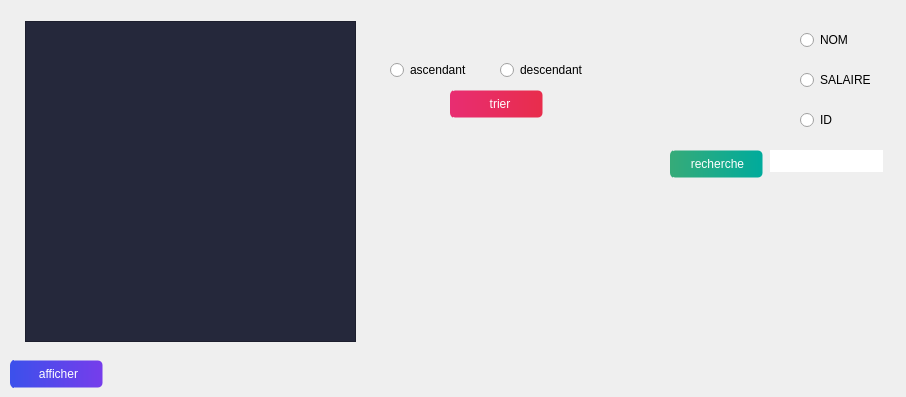
        <widget class="QWidget" name="tab_14">
         <attribute name="title">
          <string>afficher</string>
         </attribute>
         <widget class="QPushButton" name="bouton_afficher_emp">
          <property name="geometry">
           <rect>
            <x>10</x>
            <y>360</y>
            <width>93</width>
            <height>28</height>
           </rect>
          </property>
          <property name="styleSheet">
           <string notr="true">QPushButton {
background-image: url(C:/Users/HP/Documents/Health-application/icons/16x16/cil-folder-open.png);
	background-position: left center;



    background-repeat: no-repeat;

	border: 1px solid transparent;
color:rgb(255, 255, 255);

border-radius:5px;
	border-left:5px solid rgba(61, 80, 235, 255);



	background-color:#3d50eb;
	background-color: qlineargradient(spread:pad, x1:0, y1:0, x2:1, y2:0, stop:0 rgba(61, 80, 235, 255), stop:1 rgba(118, 61, 235, 255));

}
QPushButton:hover {
color:rgb(255, 255, 255);
		background-color: rgba(61, 80, 235, 255);
}
QPushButton:pressed {	
	border: 2px solid rgb(55, 74, 214) ;
}</string>
          </property>
          <property name="text">
           <string>afficher</string>
          </property>
         </widget>
         <widget class="QTableView" name="tableView_afficher_emp">
          <property name="geometry">
           <rect>
            <x>25</x>
            <y>21</y>
            <width>331</width>
            <height>321</height>
           </rect>
          </property>
          <property name="styleSheet">
           <string notr="true">background-color:#25283b;
</string>
          </property>
         </widget>
         <widget class="QPushButton" name="pushButton_trier">
          <property name="geometry">
           <rect>
            <x>450</x>
            <y>90</y>
            <width>93</width>
            <height>28</height>
           </rect>
          </property>
          <property name="styleSheet">
           <string notr="true">QPushButton {	
border:none;
	background-image: url(C:/Users/HP/Documents/Health-application/icons/16x16/cil-x.png);
	background-position: left center;
padding-left:5px;
    background-repeat: no-repeat;
background-color:rgb(232, 45, 76);
	border-radius: 5px;
border:1px solid transparent;
color:rgb(255, 255, 255);
	text-align: center;
border-left:3px solid rgba(232, 45, 113, 255);
	background-color: qlineargradient(spread:pad, x1:0, y1:0, x2:1, y2:0, stop:0 rgba(232, 45, 113, 255), stop:1 rgba(232, 45, 76, 255));
	
}
QPushButton:hover {
	background-color: rgba(232, 45, 76, 255);

}
QPushButton:pressed {
border:2px solid rgb(179, 34, 58);


}</string>
          </property>
          <property name="text">
           <string>trier</string>
          </property>
         </widget>
         <widget class="QRadioButton" name="rb_desc_historique">
          <property name="geometry">
           <rect>
            <x>500</x>
            <y>60</y>
            <width>97</width>
            <height>20</height>
           </rect>
          </property>
          <property name="text">
           <string>descendant</string>
          </property>
         </widget>
         <widget class="QRadioButton" name="rb_asc_historique">
          <property name="geometry">
           <rect>
            <x>390</x>
            <y>60</y>
            <width>97</width>
            <height>20</height>
           </rect>
          </property>
          <property name="text">
           <string>ascendant</string>
          </property>
         </widget>
         <widget class="QLineEdit" name="recherche_critere">
          <property name="geometry">
           <rect>
            <x>770</x>
            <y>150</y>
            <width>113</width>
            <height>22</height>
           </rect>
          </property>
          <property name="styleSheet">
           <string notr="true">border-width: 2px;
border-style: solid;
border-color: white;
color: white;</string>
          </property>
         </widget>
         <widget class="QPushButton" name="L_search">
          <property name="geometry">
           <rect>
            <x>670</x>
            <y>150</y>
            <width>93</width>
            <height>28</height>
           </rect>
          </property>
          <property name="styleSheet">
           <string notr="true">QPushButton {	
border:none;
background-color:#0dab9c;
	background-image: url(C:/Users/HP/Documents/Health-application/icons/16x16/cil-description.png);
	background-position: left center;

    background-repeat: no-repeat;
border:1px solid transparent;
border-radius:5px;
	border-left:3px solid rgba(53, 171, 121, 255);

color:rgb(255, 255, 255);
	text-align: center;

	background-color: qlineargradient(spread:pad, x1:0, y1:0, x2:1, y2:0, stop:0 rgba(53, 171, 121, 255), stop:1 rgba(0, 171, 156, 255));
	
}
QPushButton:hover {
	background-color:rgba(53, 171, 121, 255);
	
}
QPushButton:pressed {
border:2px solid rgb(0, 132, 119);


}</string>
          </property>
          <property name="text">
           <string>recherche</string>
          </property>
         </widget>
         <widget class="QRadioButton" name="radioButton_ID">
          <property name="geometry">
           <rect>
            <x>800</x>
            <y>110</y>
            <width>97</width>
            <height>20</height>
           </rect>
          </property>
          <property name="text">
           <string>ID</string>
          </property>
         </widget>
         <widget class="QRadioButton" name="radioButton_salaire">
          <property name="geometry">
           <rect>
            <x>800</x>
            <y>70</y>
            <width>97</width>
            <height>20</height>
           </rect>
          </property>
          <property name="text">
           <string>SALAIRE</string>
          </property>
         </widget>
         <widget class="QRadioButton" name="radioButton_nom">
          <property name="geometry">
           <rect>
            <x>800</x>
            <y>30</y>
            <width>97</width>
            <height>20</height>
           </rect>
          </property>
          <property name="text">
           <string>NOM</string>
          </property>
         </widget>
        </widget>
